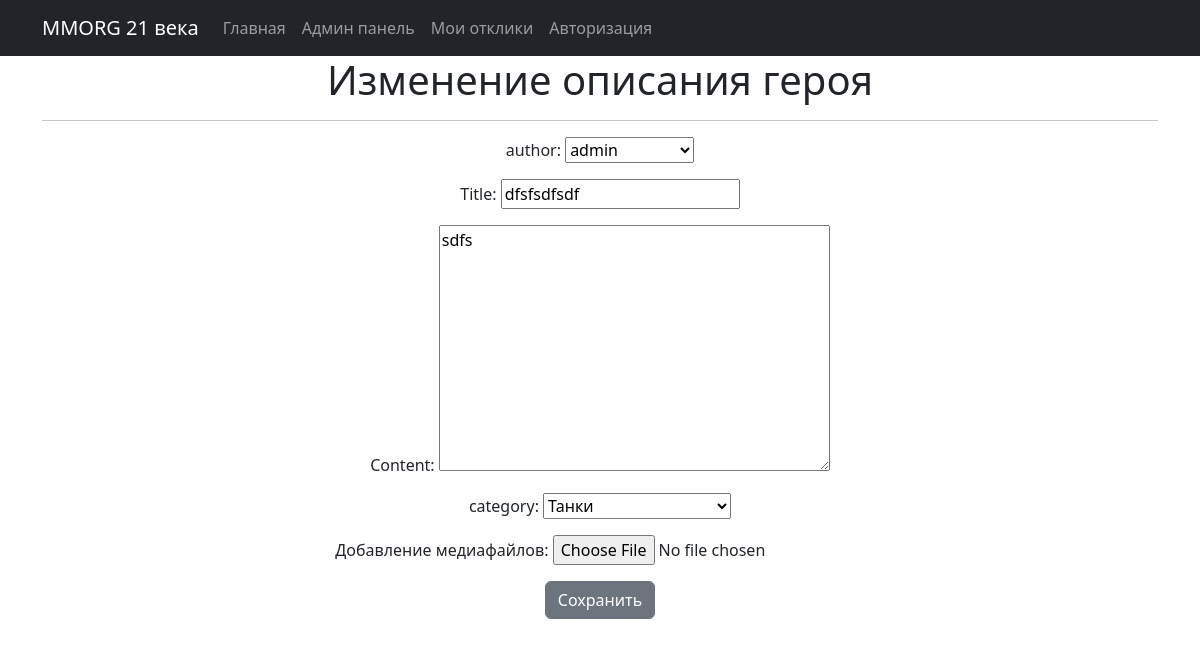
/5/edit/ (signed in), run on an earlier commit of the app's database.
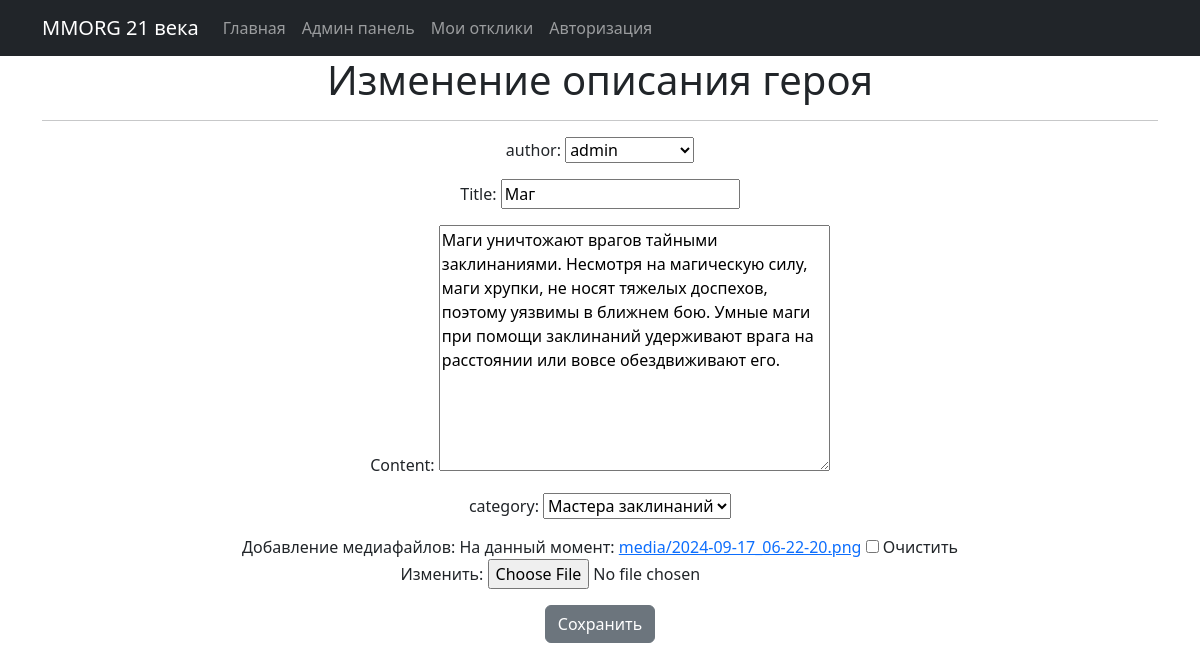
And on a later commit of the database.
### board/models.py (models this page shows, shortened)
class Message(models.Model):
    author = models.ForeignKey(
        User,
        related_name='message_owner',
        on_delete=models.CASCADE,
        verbose_name="Создатель героя")
    date_create = models.DateTimeField(auto_now_add=True)
    title = models.CharField(verbose_name='Заголовок', max_length=200)
    content = models.TextField(blank=True, null=True)
    message_media = models.FileField(verbose_name='Добавление медиафайлов',
                                     upload_to='media/', blank=True, null=True)
    def __init__(self, *args, **kwargs):
        super().__init__(*args, **kwargs)
    tanks = 'TN'
    hills = 'HL'
    dd = 'DD'
    merchants = 'MR'
    gild_masters = 'GM'
    quest_givers = 'QG'
    blacksmiths = 'BS'
    potions_brewers = 'PB'
    spell_masters = 'SM'
    CATEGORIES = [
        (tanks, 'Танки'),
        (hills, 'Хилы'),
        (dd, 'ДД'),
        (merchants, 'Торговцы'),
        (gild_masters, 'Гилдмастеры'),
        (quest_givers, 'Квестгиверы'),
        (blacksmiths, 'Кузнецы'),
        (potions_brewers, 'Зельевары'),
        (spell_masters, 'Мастера заклинаний'),
    ]
    category = models.CharField(verbose_name='Категория',
                                max_length=2,
                                choices=CATEGORIES, default=tanks)

### board/views.py (the view)
# urls.py: path('<int:pk>/edit/', MessageUpdate.as_view(), name='message_edit'),
class MessageUpdate(PermissionRequiredMixin, UpdateView):
    permission_required = ('board.change_message',)
    form_class = MessageForm
    model = Message
    template_name = 'message_edit.html'
    raise_exception = True

### board/forms.py (shortened to what this page needs)
class MessageForm(forms.ModelForm):
    class Meta:
        model = Message
        fields = [
            'author',
            'title',
            'content',
            'category',
            'message_media',
        ]
        labels = {
            'author': 'author',
            'title': 'Title',
            'content': 'Content',
            'category': ' category',
        }

### templates/message_edit.html (shortened to what this page needs)
{% extends 'flatpages/default.html' %}
{% block content %}
<h1>Изменение описания героя</h1>
<hr>
<form action="" method="post" enctype="multipart/form-data">
    {{ form.as_p }}
    <input class="btn btn-secondary" type="submit" value="Сохранить">
</form><br>
{% endblock content %}

What changed in the data, as far as the page shows it:
changed Message "admin": title "dfsfsdfsdf" → "Маг"; content "sdfs" → "Маги уничтожают врагов тайными заклинаниями. Несмотря на магическую силу, маги хрупки, не носят тяжелых доспехов, поэтому уязвимы в ближнем бою. Умные маги при помощи заклинаний удерживают врага на расстоянии или вовсе обездвиживают его."; category "Танки" → "Мастера заклинаний"
Also different on the page:
form field as_p: (not shown) → "☐"
text no longer shown: "author: Title: Content: category: Добавление медиафайлов:"
text now shown: "author: Title: Content: category: Добавление медиафайлов: На данный момент: media/2024-09-17_06-22-20.png Очистить Изменить:"
